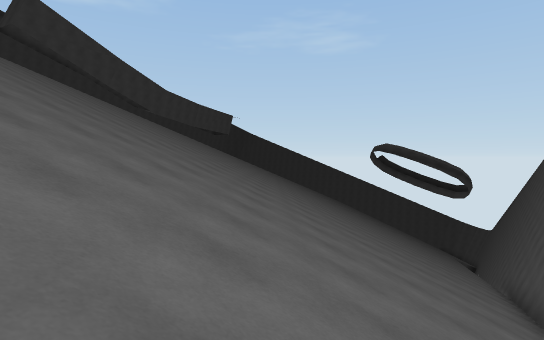
[1] (above)

24 first-person views from a walk through a 3-D level made in the Unity game engine. The camera is 1.3 m above the floor, tilts 2° down and sees 80° across. The floor is counted in squares, 2 m on a side. Each view is taken from the middle of a square. On the plan, view 1 faces up. The plan holds only what a view shows up to about 10 squares ahead; the rest is blank. The place goes on beyond the plan.

[2]
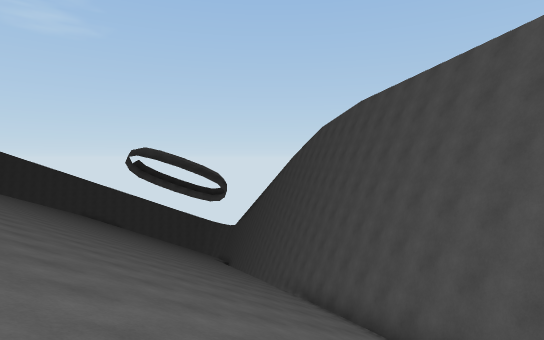

[3]
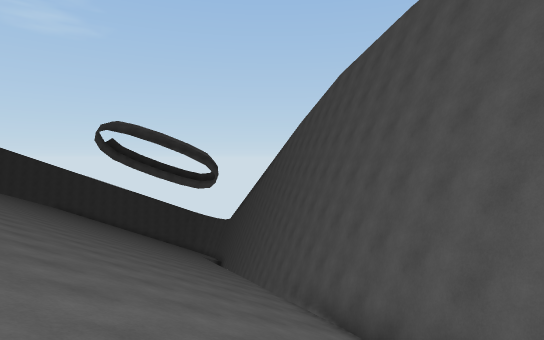

[4]
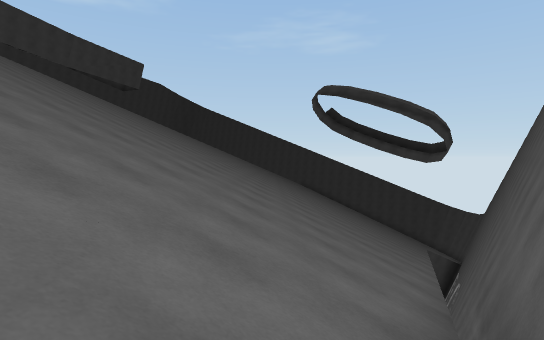

[5]
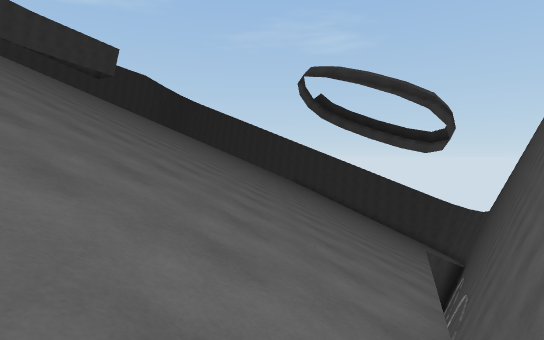

[6]
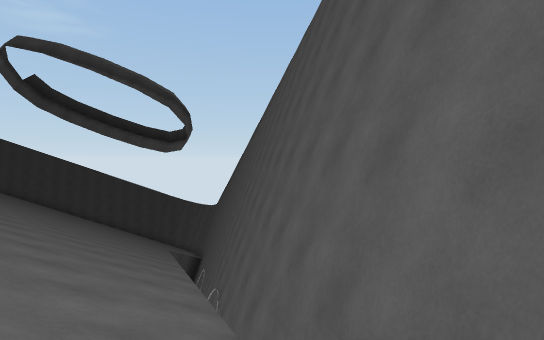

[7]
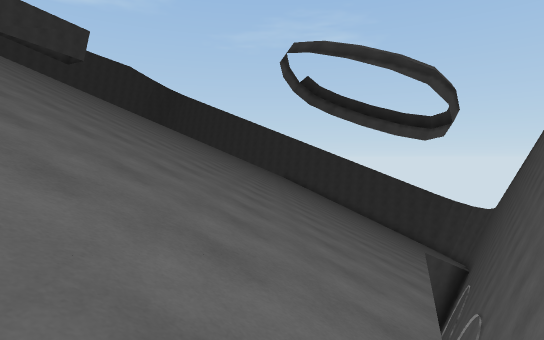

[8]
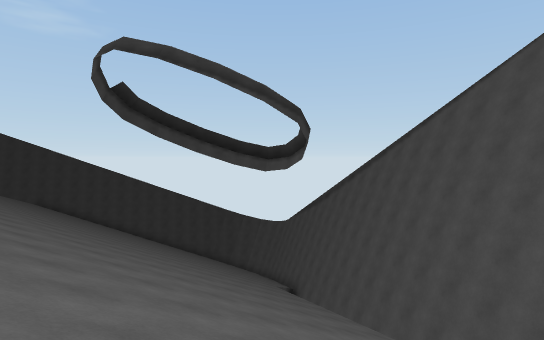

[9]
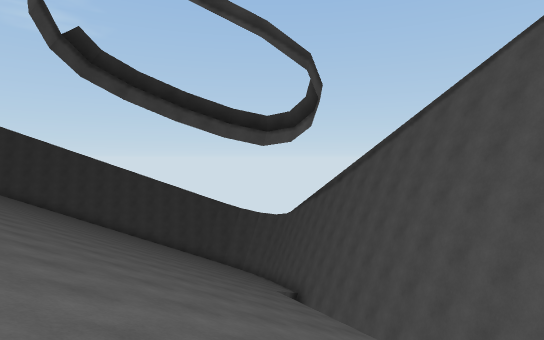

[10]
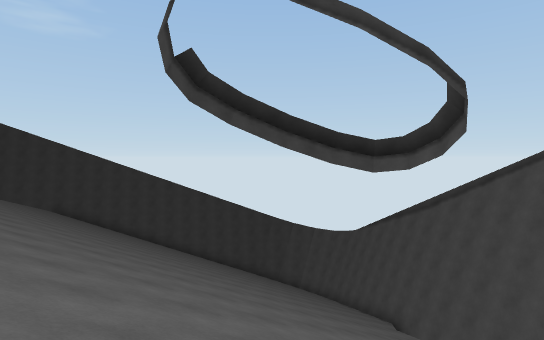

[11]
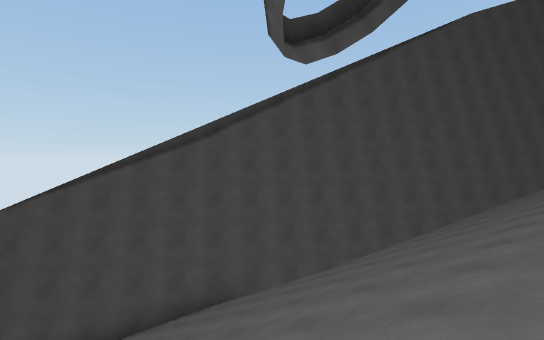

[12]
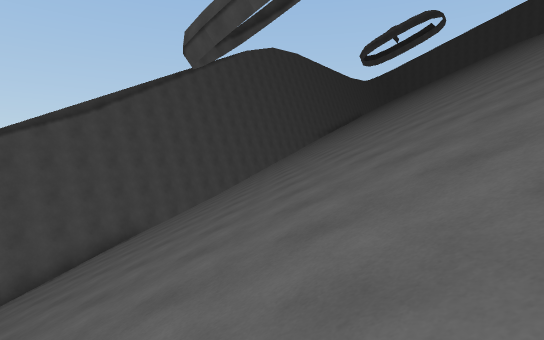

[13]
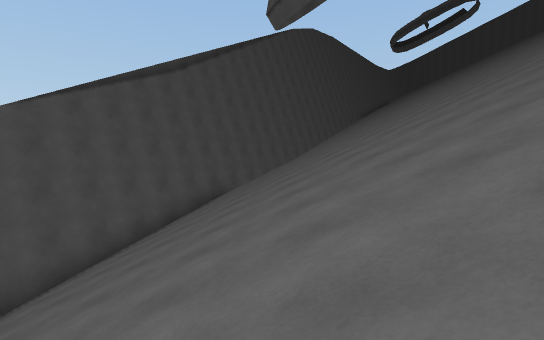

[14]
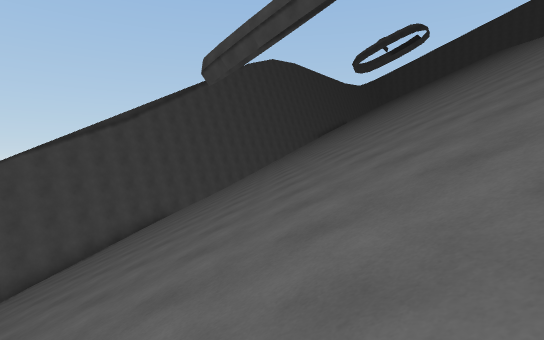

[15]
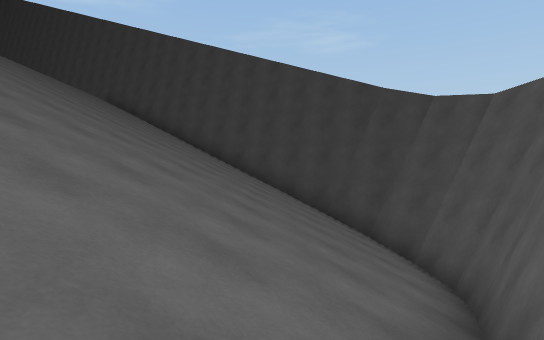

[16]
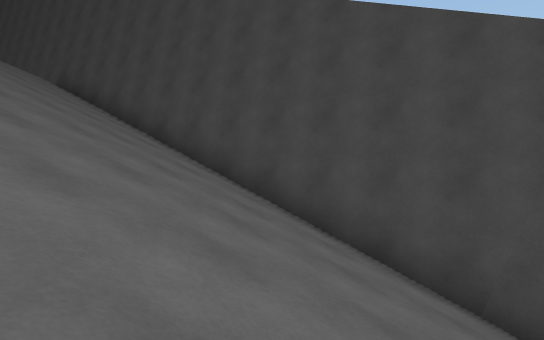

[17]
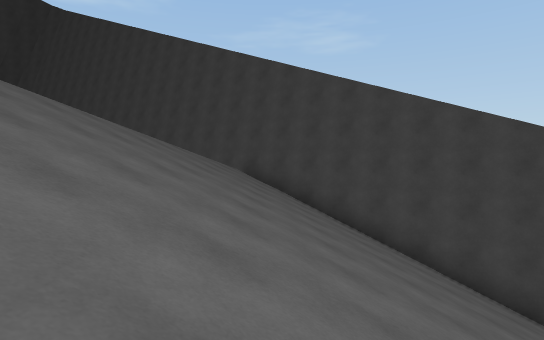

[18]
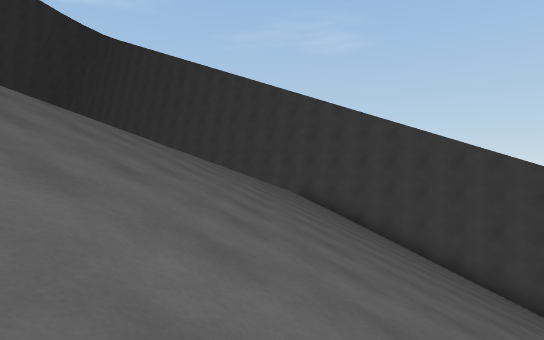

[19]
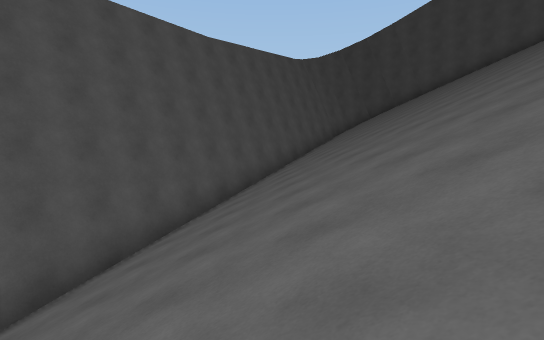

[20]
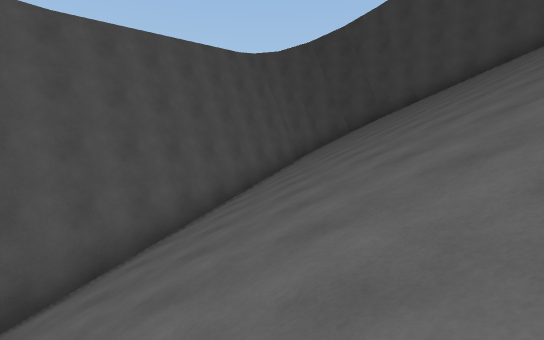

[21]
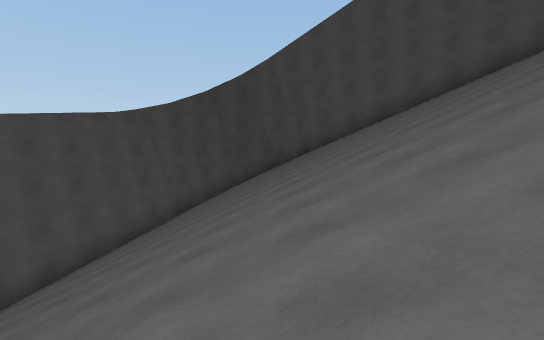

[22]
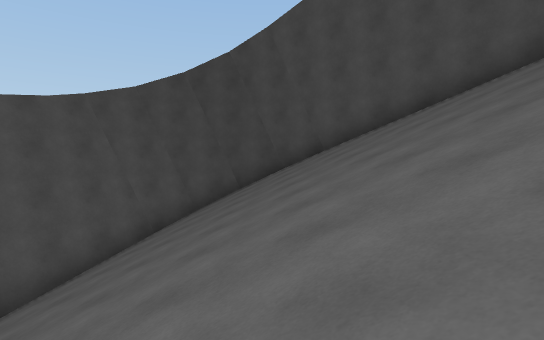

[23]
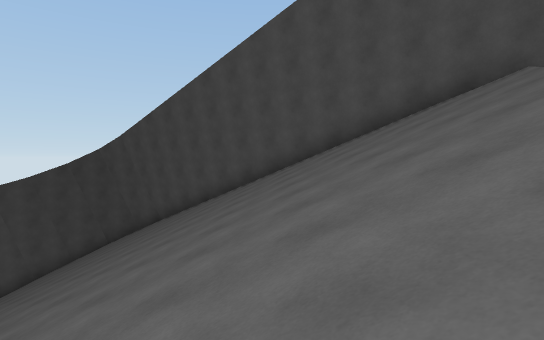

[24]
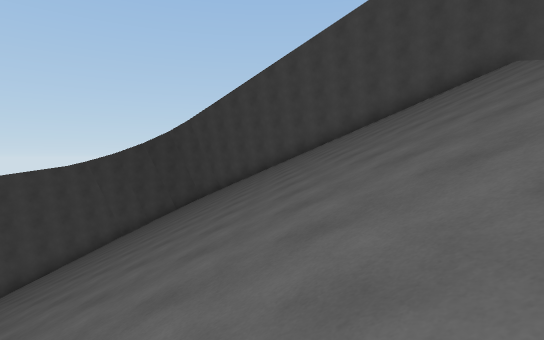

### Floor plan
Key: @ floor where view 1 was taken; # wall or solid block; . floor; / step, stairs or slope; = window, fence, low wall or low ledge.
Columns run from 16 left of view 1 to 20 right of it. Each row starts with its distance up from view 1.
 42                          .###
 41                         =///##
 40                         /////##
 39                        =//////###
 38                        /////////##
 37                       ///////////###
 36                       /////////////##
 35                      ///////////////#
 34                      ///////////////#
 33                      ///////////////#
 32                      ///////////////#
 31                      ///////////////#
 30                      //////////////##
 29                      //////////////#
 28                      /////////////##
 27                      /////////////#
 26                      /////////// ##
 25                      ////////// ##
 24                      ///////// ##
 23                      ///////// #
 22                  //////////// #
 21                  //////////// #
 20                 //////////// #
 19                 //////////// #
 18                //////////// #
 17                ////////////##
 16                /////////// #
 15                 //////////##
 14                 ///////// #
 13                 /////////##
 12                 /////////#
 11                 ////////##
 10          ///////////////#
  9        / //////////////##
  8       // //////////////#
  7      /////////////////##
  6     /////////////////##
  5     /////////////////#
  4    /////////////////##
  3    /////////////////#
  2   /////////////////##
  1  //////////////////#
  0 #///////////////@/##
 -1 ##///////////////##
 -2  ##//////////////#
 -3   ###///////////##
 -4     =#//////////#
 -5      ###///////##
 -6        ##/////##
 -7         ##////#
 -8          ######

Where each view was taken, in squares from view 1:
view 1: 0 up, 0 right, facing up
view 2: 3 up, 1 left, facing up-right
view 3: 6 up, 2 right, facing up-right
view 4: 8 up, 6 right, facing up
view 5: 10 up, 7 right, facing up
view 6: 11 up, 7 right, facing up-right
view 7: 12 up, 8 right, facing up
view 8: 16 up, 5 right, facing up-right
view 9: 18 up, 7 right, facing up-right
view 10: 21 up, 5 right, facing up-right
view 11: 31 up, 10 right, facing down-right
view 12: 37 up, 12 right, facing down
view 13: 37 up, 15 right, facing down
view 14: 40 up, 12 right, facing down
view 15: 27 up, 17 right, facing up
view 16: 32 up, 16 right, facing up
view 17: 32 up, 10 right, facing up
view 18: 30 up, 8 right, facing up
view 19: 9 up, 1 right, facing down
view 20: 5 up, 1 left, facing down
view 21: 5 up, 5 left, facing down
view 22: 2 up, 5 left, facing down
view 23: 6 up, 11 left, facing down
view 24: 9 up, 9 left, facing down
